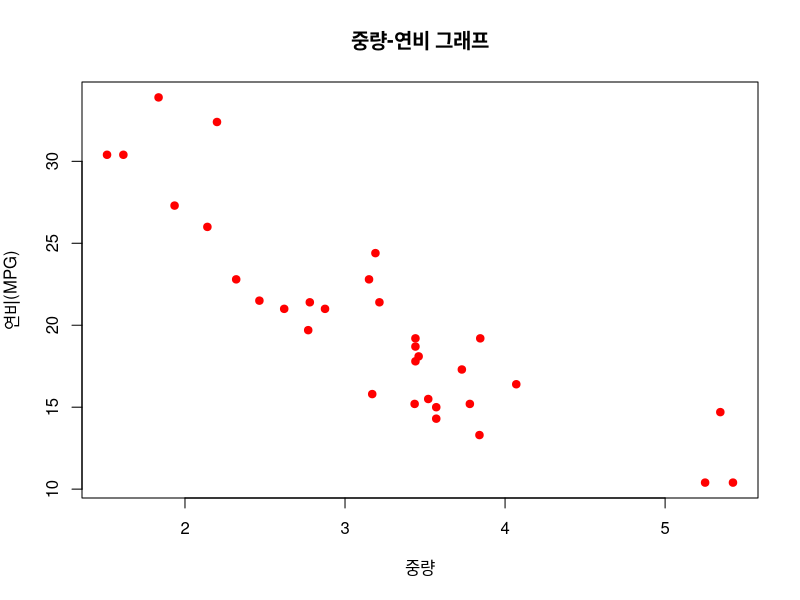
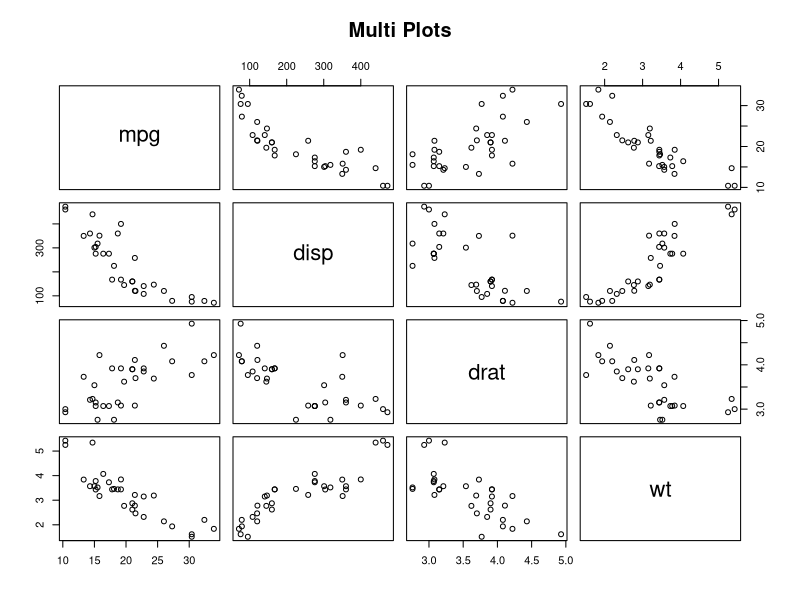
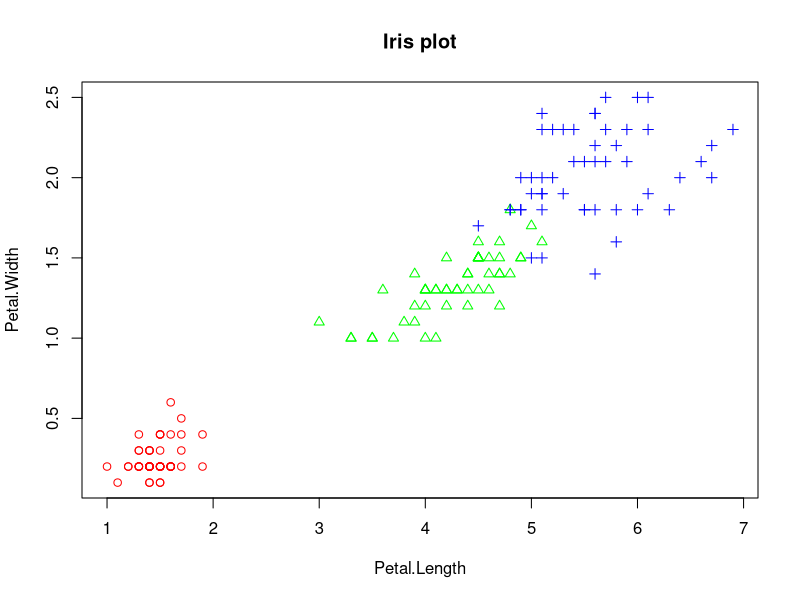
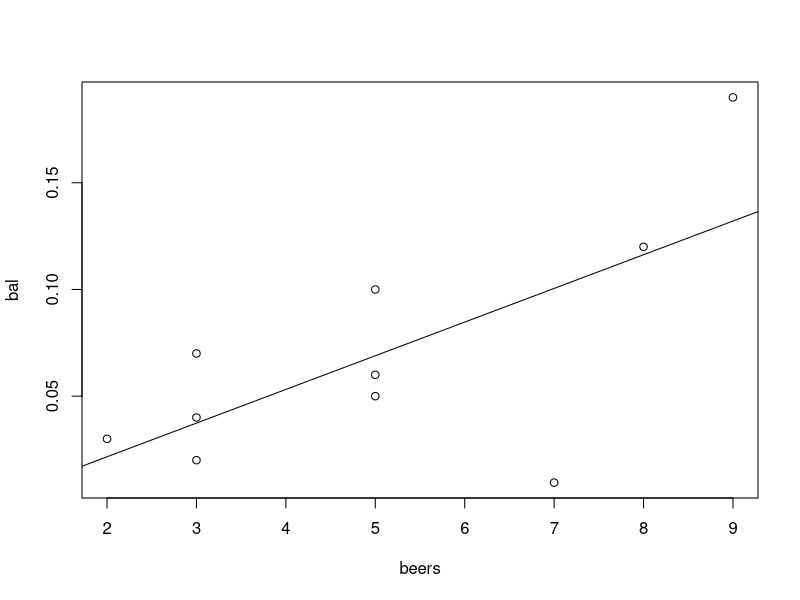
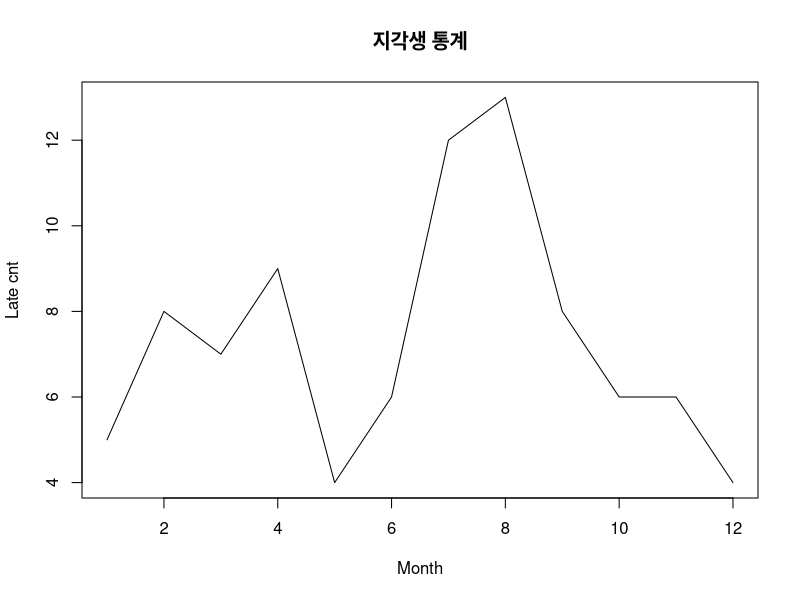
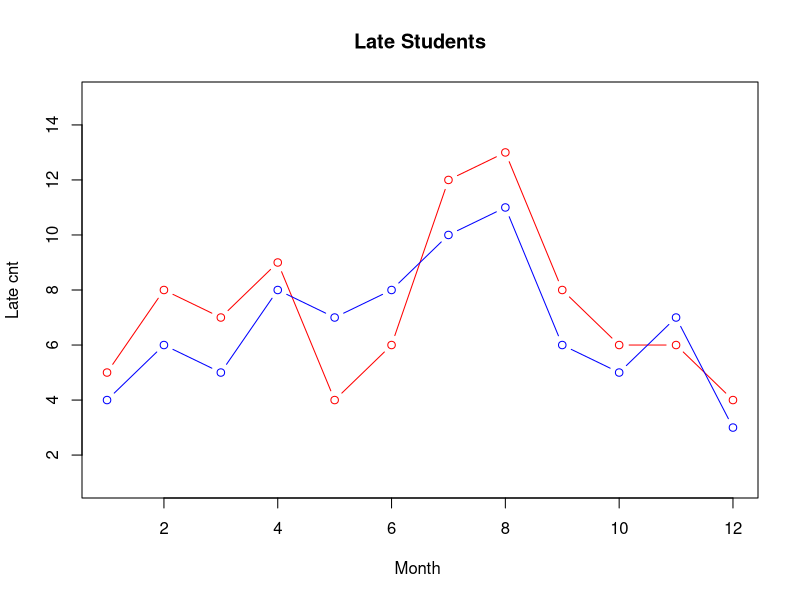
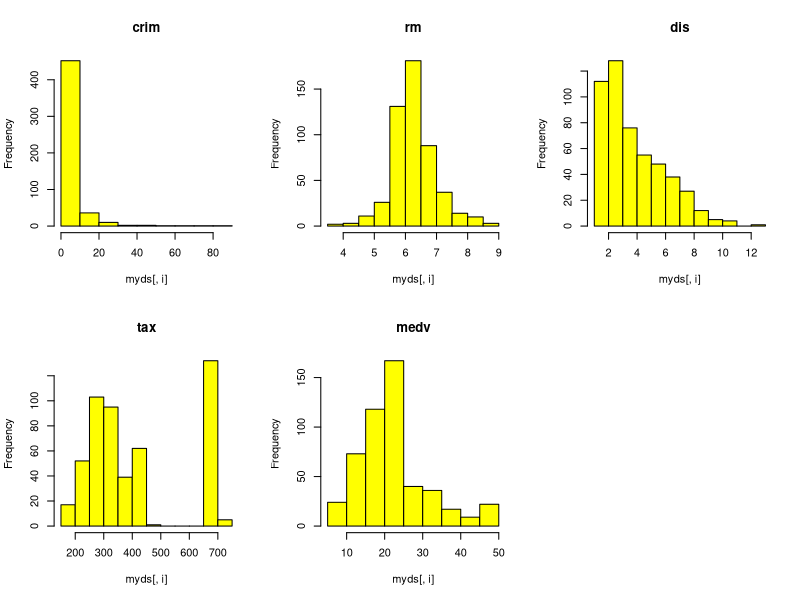
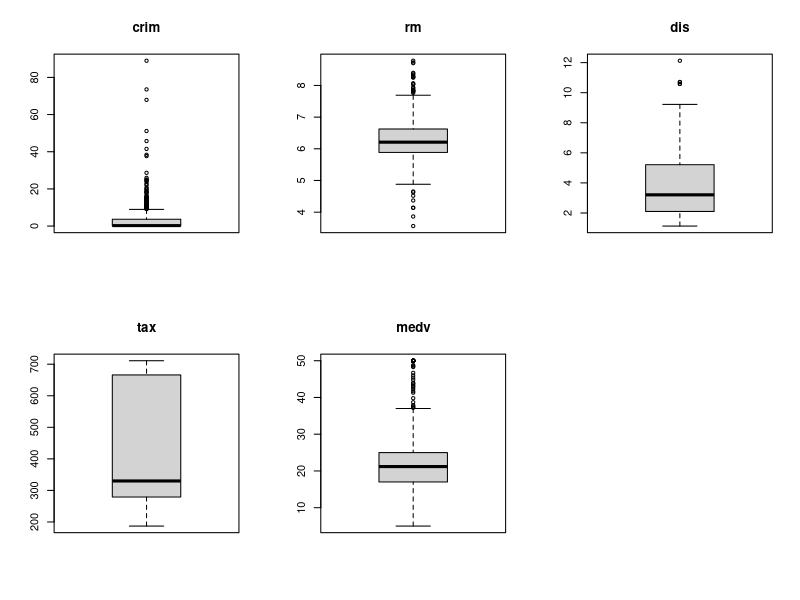

Generate these figures, in order, with R:
##### 9주차 : 다중변수 자료의 탐색
# 1
wt <-mtcars$wt                   # 중량 자료
mpg <- mtcars$mpg                # 연비 자료
plot(wt, mpg,                    # 2개 변수(x축, y축)     
     main="중량-연비 그래프",    # 제목
     xlab="중량",                # x축 레이블
     ylab="연비(MPG)",           # y축 레이블
     col="red",                  # point의 color
     pch=19)                     # point의 종류 

# 2
vars <- c("mpg","disp","drat","wt")    # 대상 변수 
target <- mtcars[,vars]
head(target)
pairs(target,                          # 대상 데이터     
      main="Multi Plots") 

# 3
iris.2 <- iris[,3:4]                # 데이터 준비
point <- as.numeric(iris$Species)   # 점의 모양
point                               # point 내용 출력
color <- c("red","green","blue")    # 점의 컬러
plot(iris.2, 
     main="Iris plot",
     pch=c(point),
     col=color[point]) 

# 4
beers = c(5,2,9,8,3,7,3,5,3,5)                 # 자료 입력
bal <- c(0.1,0.03,0.19,0.12,0.04,0.0095,0.07,  # 자료 입력
         0.06,0.02,0.05)
tbl <- data.frame(beers,bal)                   # 데이터프레임 생성
tbl                                
plot(bal~beers,data=tbl)                       # 산점도 
res <- lm(bal~beers,data=tbl)                  # 회귀식 도출
abline(res)                                    # 회귀선 그리기
cor(beers,bal)                                 # 상관계수 계산

# 5
cor(iris[,1:4])                   # 4개 변수 간 상관성 분석

# 6
month = 1:12                             # 자료 입력
late  = c(5,8,7,9,4,6,12,13,8,6,6,4)     # 자료 입력      
plot(month,                              # x data
     late,                               # y data
     main="지각생 통계",                 # 제목 
     type= "l",                          # 그래프의 종류 선택(알파벳) 
     lty=1,                              # 선의 종류(line type) 선택
     lwd=1,                              # 선의 굵기 선택
     xlab="Month",                       # x축 레이블
     ylab="Late cnt"                     # y축 레이블
)

# 7
month = 1:12
late1  = c(5,8,7,9,4,6,12,13,8,6,6,4)
late2  = c(4,6,5,8,7,8,10,11,6,5,7,3)
plot(month,                                # x data
     late1,                                # y data
     main="Late Students",
     type= "b",                            # 그래프의 종류 선택(알파벳) 
     lty=1,                                # 선의 종류(line type) 선택
     col="red",                            # 선의 색깔 선택          
     xlab="Month ",                        # x축 레이블
     ylab="Late cnt",                      # y축 레이블
     ylim=c(1, 15)                         # y축 값의 (하한, 상한)
)
lines(month,                               # x data
      late2,                               # y data
      type = "b",                          # 선의 종류(line type) 선택
      col = "blue")                        # 선의 색깔 선택

# 8
## (1) Prepare Data ----------------------
library(mlbench)
data("BostonHousing")
myds <- BostonHousing[,c("crim","rm","dis","tax","medv")]

## (2) Add new column ----------------------
grp <- c()
for (i in 1:nrow(myds)) {                   # myds$medv 값에 따라 그룹 분류
  if (myds$medv[i] >= 25.0) {
    grp[i] <- "H"
  } else if (myds$medv[i] <= 17.0) {
    grp[i] <- "L"
  } else {
    grp[i] <- "M"
  }
}
grp <- factor(grp)                          # 문자벡터를 팩터 타입으로 변경
grp <- factor(grp, levels=c("H","M","L"))   # 레벨의 순서를 H,L,M -> H,M,L

myds <- data.frame(myds, grp)               # myds 에 grp 컬럼추가

## (3) Add new column ----------------------
str(myds)  
head(myds)
table(myds$grp)                             # 주택 가격 그룹별 분포

## (4) histogram ----------------------
par(mfrow=c(2,3))                           # 2x3 가상화면 분할
for(i in 1:5) {
  hist(myds[,i], main=colnames(myds)[i], col="yellow")
}
par(mfrow=c(1,1))                           # 2x3 가상화면 분할 해제


## (5) boxplot ----------------------
par(mfrow=c(2,3))                           # 2x3 가상화면 분할
for(i in 1:5) {
  boxplot(myds[,i], main=colnames(myds)[i])
}
par(mfrow=c(1,1))                           # 2x3 가상화면 분할 해제

## (6) boxplot by group ------------------
boxplot(myds$crim~myds$grp, main="1인당 범죄율")
boxplot(myds$rm~myds$grp, main="방의  수")
boxplot(myds$dis~myds$grp, main="직업센터까지의 거리")
boxplot(myds$tax~myds$grp, main="제산세")

## (7) scatter plot ------------------
pairs(myds[,-6])

## (8) scatter plot with group ------------------
point <- as.integer(myds$grp)                 # 점의 모양 지정
color <- c("red","green","blue")              # 점의 색 지정   
pairs(myds[,-6], pch=point, col=color[point])

## (9) correlation coefficient ------------------
cor(myds[,-6])
